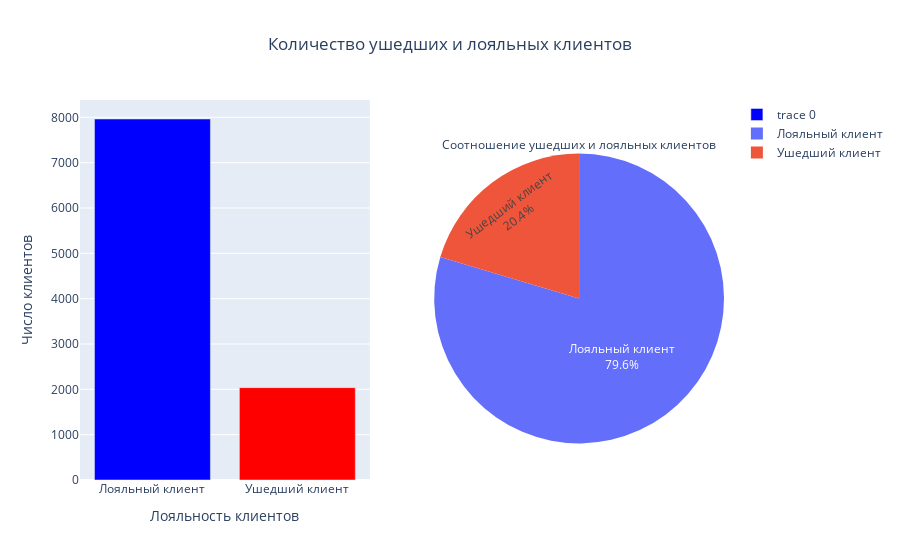

The notebook cell this image was saved under:
### Markdown cell above
ЗАДАНИЯ

9.1. Каково соотношение ушедших и лояльных клиентов? Покажите это на графике и дайте комментарий по соотношению.

### Code cell
# Группируем клиентов по лояльности и считаем их количества
grouped_churn = churn_data.groupby('Exited')['Exited'].count()
grouped_churn.index=['Лояльный клиент','Ушедший клиент']
# Таблица на 2 графика
fig = make_subplots(rows=1, cols=2, specs=[[{"type": "bar"}, {"type": "pie"}]])
# Бар
fig.add_bar(
    y=grouped_churn,
    x=grouped_churn.index,
    row=1, col=1,
    # marker=dict(color=grouped_churn.index)    
    marker_color = ('blue','red')
    ).update_layout( 
    title={"text": "Количество ушедших и лояльных клиентов", "x": 0.5},
    yaxis_title="Число клиентов",xaxis_title='Лояльность клиентов'
)
# Круг
fig.add_pie(
    values=grouped_churn,
    labels=grouped_churn.index,
    row=1, col=2,
    textinfo='percent+label',
    title='Cоотношение ушедших и лояльных клиентов', #заголовок
     )
fig.show()

### Figure 1 — Plotly figure (JSON) as saved in the notebook; plotly's stock layout.template omitted (floating-point values rounded to 4 significant figures)
{"data": [{"marker": {"color": ["blue", "red"]}, "type": "bar", "x": ["Лояльный клиент", "Ушедший клиент"], "xaxis": "x", "y": [7963, 2037], "yaxis": "y"}, {"domain": {"x": [0.55, 1], "y": [0, 1]}, "labels": ["Лояльный клиент", "Ушедший клиент"], "textinfo": "percent+label", "title": {"text": "Cоотношение ушедших и лояльных клиентов"}, "type": "pie", "values": [7963, 2037]}], "layout": {"title": {"text": "Количество ушедших и лояльных клиентов", "x": 0.5}, "xaxis": {"anchor": "y", "domain": [0, 0.45], "title": {"text": "Лояльность клиентов"}}, "yaxis": {"anchor": "x", "domain": [0, 1], "title": {"text": "Число клиентов"}}}}
